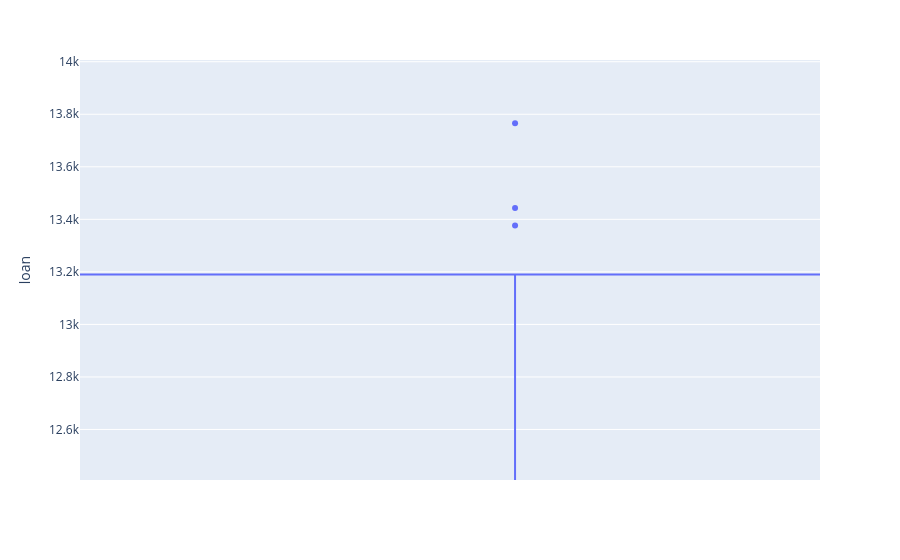

This figure's notebook cell:
### Markdown cell above
### Outliers loan / dívida

### Code cell
# Outliers loan
grafico = px.box(base_credit, y='loan')
grafico.show()

### Figure 1 — Plotly figure (JSON) as saved in the notebook; plotly's stock layout.template omitted (floating-point values rounded to 4 significant figures; data arrays with more than 128 entries replaced by an {"elided": "..."} marker saying what was removed)
{"data": [{"alignmentgroup": "True", "hovertemplate": "loan=%{y}<extra></extra>", "legendgroup": "", "marker": {"color": "#636efa"}, "name": "", "notched": false, "offsetgroup": "", "orientation": "v", "showlegend": false, "type": "box", "x0": " ", "xaxis": "x", "y": {"elided": "1997 float values"}, "y0": " ", "yaxis": "y"}], "layout": {"autosize": true, "boxmode": "group", "legend": {"tracegroupgap": 0}, "margin": {"t": 60}, "xaxis": {"anchor": "y", "autorange": false, "domain": [0, 1], "range": [-0.03176, 0.02226], "type": "category"}, "yaxis": {"anchor": "x", "autorange": false, "domain": [0, 1], "range": [12410.0, 14010.0], "title": {"text": "loan"}, "type": "linear"}}}
